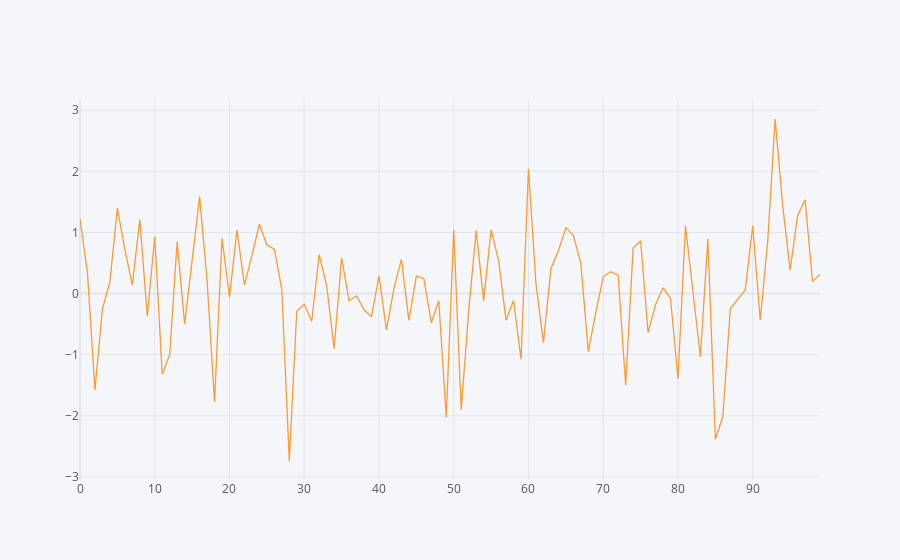

This figure's notebook cell:
### Code cell
#only floating a col
df[["A"]].iplot()

### Figure 1 — Plotly figure (JSON) as saved in the notebook; plotly's stock layout.template omitted (floating-point values rounded to 4 significant figures)
{"data": [{"line": {"color": "rgba(255, 153, 51, 1.0)", "dash": "solid", "shape": "linear", "width": 1.3}, "mode": "lines", "name": "A", "text": "", "type": "scatter", "x": [0, 1, 2, 3, 4, 5, 6, 7, 8, 9, 10, 11, 12, 13, 14, 15, 16, 17, 18, 19, 20, 21, 22, 23, 24, 25, 26, 27, 28, 29, 30, 31, 32, 33, 34, 35, 36, 37, 38, 39, 40, 41, 42, 43, 44, 45, 46, 47, 48, 49, 50, 51, 52, 53, 54, 55, 56, 57, 58, 59, 60, 61, 62, 63, 64, 65, 66, 67, 68, 69, 70, 71, 72, 73, 74, 75, 76, 77, 78, 79, 80, 81, 82, 83, 84, 85, 86, 87, 88, 89, 90, 91, 92, 93, 94, 95, 96, 97, 98, 99], "y": [1.22, 0.3381, -1.578, -0.2531, 0.1937, 1.398, 0.7251, 0.1385, 1.21, -0.3653, 0.9366, -1.317, -0.9969, 0.8502, -0.4981, 0.5513, 1.586, 0.2192, -1.773, 0.9049, -0.06023, 1.04, 0.1385, 0.6222, 1.135, 0.7986, 0.7271, 0.06665, -2.738, -0.2881, -0.1745, -0.4519, 0.6357, 0.1308, -0.9016, 0.5803, -0.1162, -0.03926, -0.2639, -0.3776, 0.2917, -0.5946, 0.08473, 0.56, -0.4384, 0.2847, 0.2488, -0.4805, -0.1163, -2.022, 1.04, -1.899, -0.2861, 1.034, -0.1152, 1.044, 0.5391, -0.4379, -0.1125, -1.074, 2.044, 0.164, -0.8039, 0.4111, 0.6967, 1.079, 0.9533, 0.4993, -0.9474, -0.3151, 0.2787, 0.3581, 0.3031, -1.497, 0.7469, 0.8606, -0.6383, -0.1766, 0.09729, -0.07869, -1.391, 1.11, 0.05234, -1.035, 0.8948, -2.383, -2.012, -0.2484, -0.09483, 0.06219, 1.109, -0.4325, 0.8453, 2.856, 1.447, 0.3823, 1.274, 1.535, 0.1998, 0.3143]}], "layout": {"legend": {"bgcolor": "#F5F6F9", "font": {"color": "#4D5663"}}, "paper_bgcolor": "#F5F6F9", "plot_bgcolor": "#F5F6F9", "title": {"font": {"color": "#4D5663"}}, "xaxis": {"gridcolor": "#E1E5ED", "showgrid": true, "tickfont": {"color": "#4D5663"}, "title": {"font": {"color": "#4D5663"}, "text": ""}, "zerolinecolor": "#E1E5ED"}, "yaxis": {"gridcolor": "#E1E5ED", "showgrid": true, "tickfont": {"color": "#4D5663"}, "title": {"font": {"color": "#4D5663"}, "text": ""}, "zerolinecolor": "#E1E5ED"}}}
